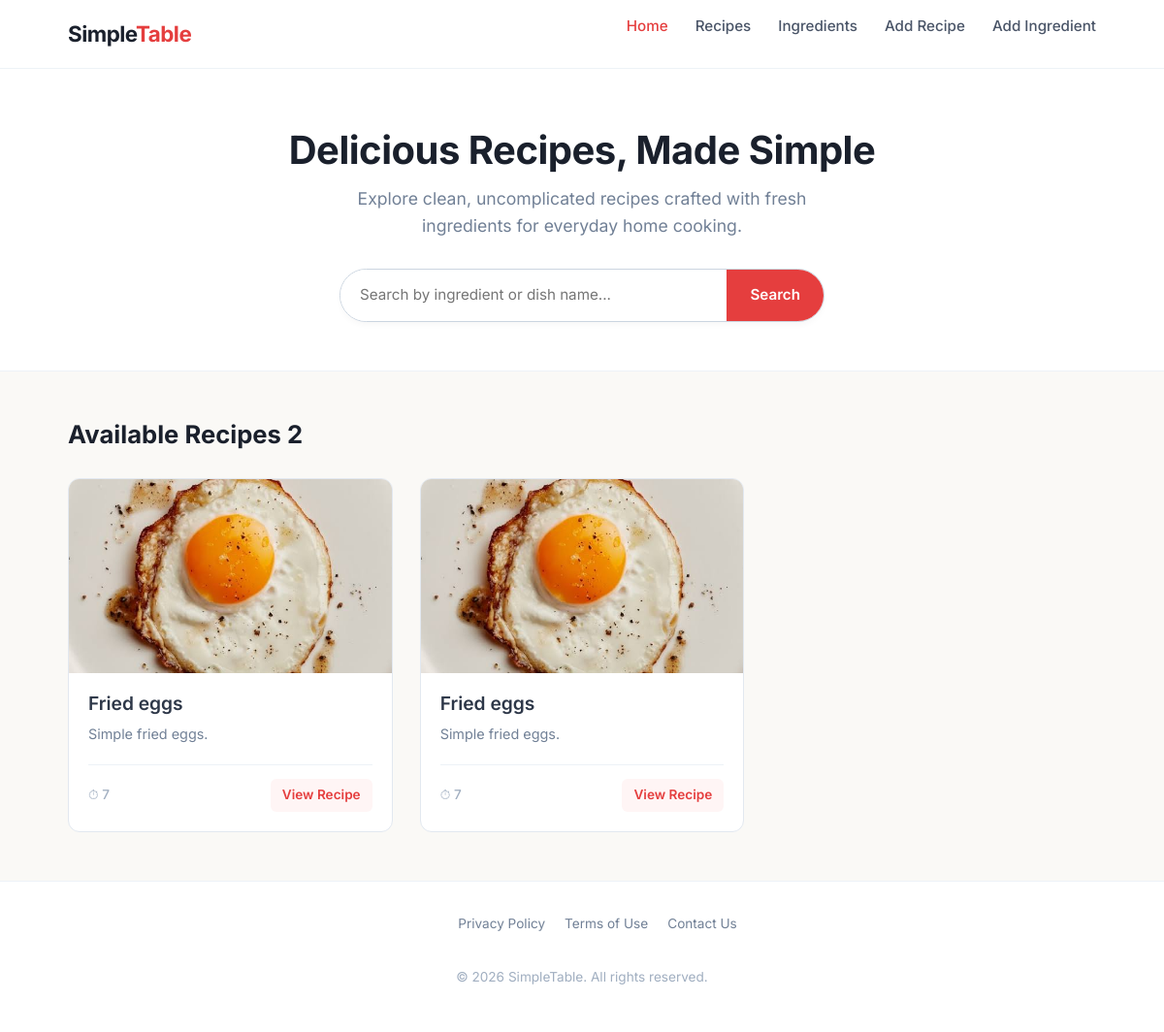
The app's page /, older data.
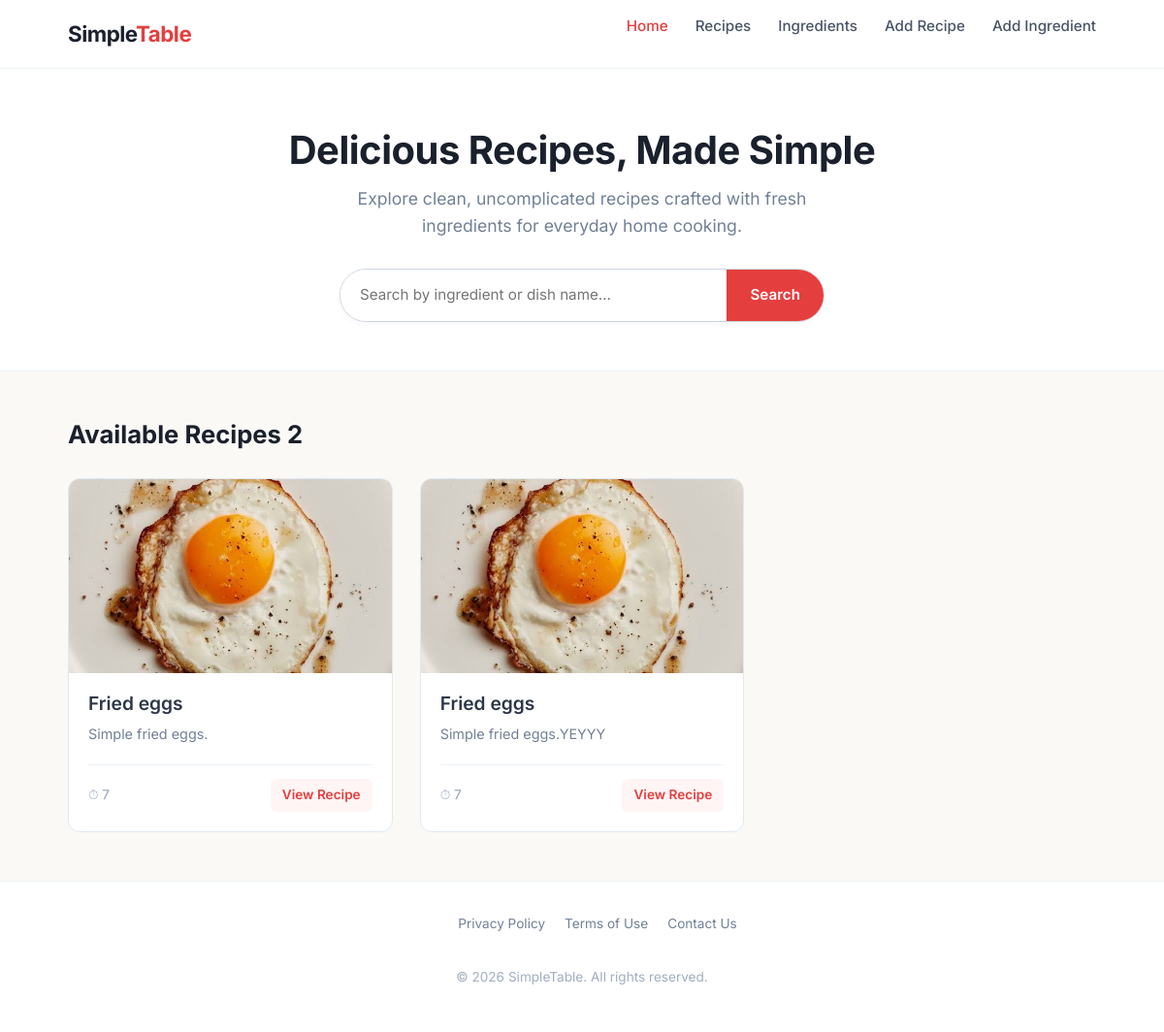
The same page, newer data.
### recipes/models.py (models this page shows)
class Recipe(models.Model):
    id = models
    name = models.CharField(
        max_length=100
    )
    image = models.ImageField(
        upload_to='recipe-images/',
        blank=True,
        null=True,
    )
    description = models.TextField(
        max_length=100,
        null=True,
        blank=True,
    )
    instructions = models.TextField(
        default='Empty'
    )
    time = models.IntegerField(
        default=0
    )
    ingredients = models.ManyToManyField(
        to='ingredients.Ingredient'
    )
    date_of_publication = models.DateField(
        auto_now=True
    )

### common/views.py (the view)
# urls.py: path('', views.homepage_view, name='homepage')
def homepage_view(request: HttpRequest) -> HttpResponse:
    all_recipes = Recipe.objects.all()
    context = {
        'all_recipes': all_recipes
    }
    return render(request, 'common/homepage.html', context)

### templates/common/homepage.html
{% extends 'shared/base.html' %}
{% block content %}
    <section class="hero">
        <div class="container">
            <h1 class="hero-title">Delicious Recipes, Made Simple</h1>
            <p class="hero-subtitle">Explore clean, uncomplicated recipes crafted with fresh ingredients for everyday home cooking.</p>
            <form class="search-form" onsubmit="event.preventDefault();">
                <input type="text" class="search-input" placeholder="Search by ingredient or dish name...">
                <button type="submit" class="search-button">Search</button>
            </form>
        </div>
    </section>
    <main class="main-content" id="recipes">
        <div class="container">
            <div class="section-header">
                <h2 class="section-title">Available Recipes {{ all_recipes.count }}</h2>
            </div>
            <div class="recipe-grid">
                {% for recipe in all_recipes %}
                <article class="recipe-card">
                    {% if recipe.image %}
                    <img src="{{ recipe.image.url }}" alt="{{ recipe.name }}" class="recipe-image">
                    {% else %}
                    <img src="https://encrypted-tbn0.gstatic.com/images?q=tbn:ANd9GcRQEVZcLvqNkkyIO7uQmZ6OQjc3Ckqnpsr5zrMKlDoLFLkLrZ9h94Nw4Fjm&s=10" alt="{{ recipe.name }}" class="recipe-image">
                    {% endif %}
                    <div class="recipe-body">
                        <h3 class="recipe-title">{{ recipe.name }}</h3>
                        <p class="recipe-desc">{{ recipe.description|truncatewords:10 }}</p>
                        <div class="recipe-footer">
                            <span class="cook-time">⏱ {{ recipe.time }}</span>
                            <a href="{% url 'recipe:detail' recipe.id %}" class="btn-view">View Recipe</a>
                        </div>
                    </div>
                </article>
                {% empty %}
                    <h2>No recipes found</h2>
                    <p>Your recipe collection is currently empty. Get started by adding your first delicious recipe!</p>
                    <a href="{% url 'recipe:create' %}" class="btn-create">+ Add Your First Recipe</a>
                {% endfor %}
            </div>
        </div>
    </main>
{% endblock %}

Row changes from the older to the newer data that the page shows:
changed Recipe: description "Simple fried eggs." → "Simple fried eggs.YEYYY"
